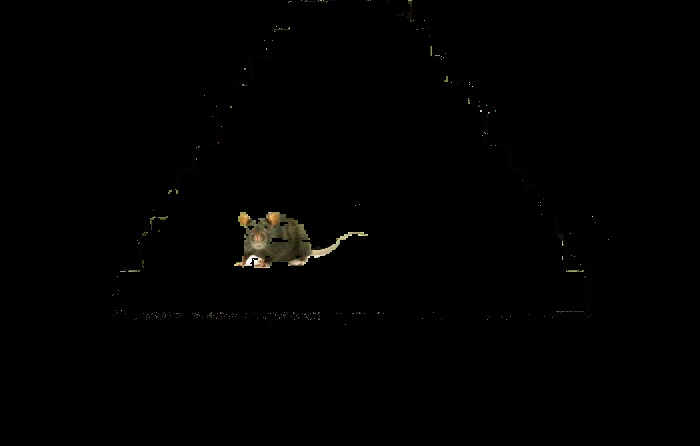
#> input picture scripts/temporaryTest_scripts/ContaminantSampleOutput/1_3_sec.jpg, 700 x 446 px
$ python findContour.py   (older library calls are emulated)
#> lines starting #> are read from the running program, lines starting #| are printed output that depends on the picture; after the words box and inside, x2 and y2 are one past the last pixel; in counts of white or black regions, pixels touching at a corner belong together
"""
" File:     findContour.py
" Author:   Kevin Ajili <kajili@ucsc.edu>
" Date:     05-18-2018
"""
import numpy as np
import cv2

im = cv2.imread('ContaminantSampleOutput/1_3_sec.jpg')
#> im is the input picture: shape (446, 700, 3); mean B, G, R 1, 1.3, 1.5

imgray = cv2.cvtColor(im,cv2.COLOR_BGR2GRAY)

ret,thresh = cv2.threshold(imgray,127,255,0)
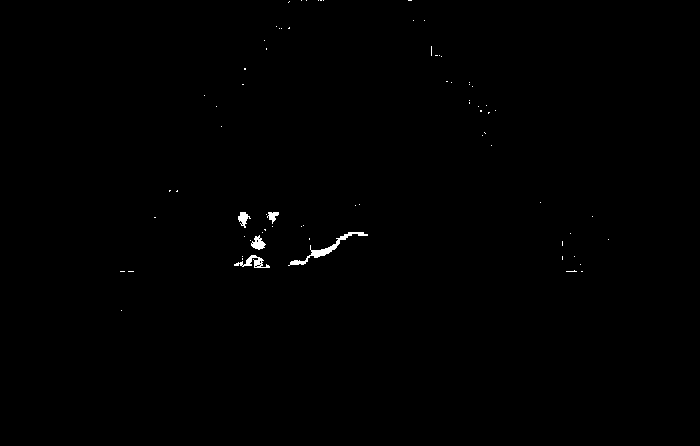
#> thresh: shape (446, 700); 0.32% white; 73 white regions (68 under 20 px)

im2, contours, hierarchy = cv2.findContours(thresh,cv2.RETR_TREE,cv2.CHAIN_APPROX_NONE)
#> contours = 82 contours, 77 with area under 20; largest, box (x1, y1, x2, y2) and area: (288, 232, 368, 266) 273, (234, 255, 270, 268) 134, (251, 235, 266, 250) 108, (238, 212, 251, 228) 82, (267, 212, 279, 224) 55

cnt = contours[4]
#> cnt = contour of 20 points, box (x1, y1, x2, y2) (566, 270, 577, 272), area 1
cv2.drawContours(im2, [cnt], 0, (0,255,0), 3)
#> im2: shape (446, 700); 0.32% white; 72 white regions (67 under 20 px), largest, box (x1, y1, x2, y2) and area: (288, 232, 368, 266) 375, (234, 255, 270, 268) 185, (251, 235, 266, 250) 126, (238, 212, 251, 228) 107, (267, 212, 279, 224) 76

cv2.imshow("Contours", im2)

while(True):
    k = cv2.waitKey(5) & 0xFF
#> (key Esc is pressed here)
    if k == 27:
        break

cv2.destroyAllWindows()
